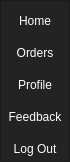
    <widget class="QFrame" name="frame_left_menu">
     <property name="geometry">
      <rect>
       <x>0</x>
       <y>0</y>
       <width>70</width>
       <height>162</height>
      </rect>
     </property>
     <property name="minimumSize">
      <size>
       <width>70</width>
       <height>0</height>
      </size>
     </property>
     <property name="maximumSize">
      <size>
       <width>70</width>
       <height>16777215</height>
      </size>
     </property>
     <property name="styleSheet">
      <string notr="true">background-color: rgb(35, 35, 35);
</string>
     </property>
     <property name="frameShape">
      <enum>QFrame::StyledPanel</enum>
     </property>
     <property name="frameShadow">
      <enum>QFrame::Raised</enum>
     </property>
     <layout class="QVBoxLayout" name="verticalLayout_3">
      <property name="spacing">
       <number>0</number>
      </property>
      <property name="leftMargin">
       <number>0</number>
      </property>
      <property name="topMargin">
       <number>0</number>
      </property>
      <property name="rightMargin">
       <number>0</number>
      </property>
      <property name="bottomMargin">
       <number>0</number>
      </property>
      <item alignment="Qt::AlignTop">
       <widget class="QFrame" name="frame_top_menus">
        <property name="minimumSize">
         <size>
          <width>0</width>
          <height>40</height>
         </size>
        </property>
        <property name="frameShape">
         <enum>QFrame::NoFrame</enum>
        </property>
        <property name="frameShadow">
         <enum>QFrame::Raised</enum>
        </property>
        <layout class="QVBoxLayout" name="verticalLayout_4">
         <property name="spacing">
          <number>0</number>
         </property>
         <property name="leftMargin">
          <number>0</number>
         </property>
         <property name="topMargin">
          <number>0</number>
         </property>
         <property name="rightMargin">
          <number>0</number>
         </property>
         <property name="bottomMargin">
          <number>0</number>
         </property>
         <item>
          <widget class="QPushButton" name="Home_Btn_Menu">
           <property name="enabled">
            <bool>true</bool>
           </property>
           <property name="minimumSize">
            <size>
             <width>0</width>
             <height>40</height>
            </size>
           </property>
           <property name="styleSheet">
            <string notr="true">QPushButton{
  color:rgb(255,255,255);
  background-color: rgb(35, 35, 35);
  border:0px solid;
}

QPushButton:hover{
    
	background-color: rgb(85, 170, 255);
}</string>
           </property>
           <property name="text">
            <string>Home</string>
           </property>
          </widget>
         </item>
         <item>
          <widget class="QPushButton" name="Order_Btn_Menu">
           <property name="minimumSize">
            <size>
             <width>0</width>
             <height>40</height>
            </size>
           </property>
           <property name="styleSheet">
            <string notr="true">QPushButton{
  color:rgb(255,255,255);
  background-color: rgb(35, 35, 35);
  border:0px solid;
}

QPushButton:hover{
    
	background-color: rgb(85, 170, 255);
}</string>
           </property>
           <property name="text">
            <string>Orders</string>
           </property>
          </widget>
         </item>
         <item>
          <widget class="QPushButton" name="Profile_Btn_Menu">
           <property name="minimumSize">
            <size>
             <width>0</width>
             <height>40</height>
            </size>
           </property>
           <property name="styleSheet">
            <string notr="true">QPushButton{
  color:rgb(255,255,255);
  background-color: rgb(35, 35, 35);
  border:0px solid;
}

QPushButton:hover{
    
	background-color: rgb(85, 170, 255);
}</string>
           </property>
           <property name="text">
            <string>Profile</string>
           </property>
          </widget>
         </item>
         <item>
          <widget class="QPushButton" name="Feedback_Btn_Menu">
           <property name="minimumSize">
            <size>
             <width>0</width>
             <height>40</height>
            </size>
           </property>
           <property name="styleSheet">
            <string notr="true">QPushButton{
  color:rgb(255,255,255);
  background-color: rgb(35, 35, 35);
  border:0px solid;
}

QPushButton:hover{  
	background-color: rgb(85, 170, 255);
}</string>
           </property>
           <property name="text">
            <string>Feedback</string>
           </property>
          </widget>
         </item>
         <item>
          <widget class="QPushButton" name="Logout_Btn_Menu">
           <property name="minimumSize">
            <size>
             <width>0</width>
             <height>40</height>
            </size>
           </property>
           <property name="styleSheet">
            <string notr="true">QPushButton{
  color:rgb(255,255,255);
  background-color: rgb(35, 35, 35);
  border:0px solid;
}

QPushButton:hover{
    
	background-color: rgb(85, 170, 255);
}</string>
           </property>
           <property name="text">
            <string>Log Out</string>
           </property>
          </widget>
         </item>
        </layout>
       </widget>
      </item>
     </layout>
    </widget>
